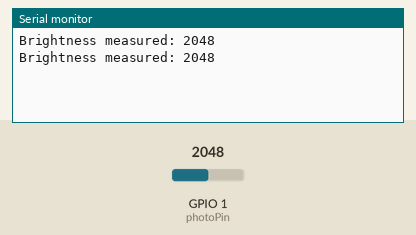
Simulated run of this sketch. Board: ESP32. On the bench: the last lines printed to the serial monitor. The test bench sets the inputs (shaded band); at power-on: GPIO 1 (photoPin) = 2048.

Above: at 1.2 s.
1.3 s: GPIO 1 (photoPin) set to 2866
At 1.3 s:
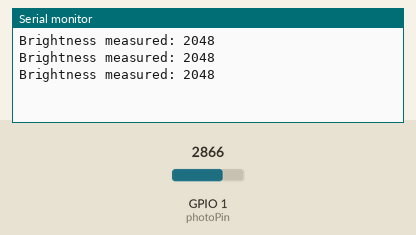
2.8 s: GPIO 1 (photoPin) set to 3603
At 3.2 s:
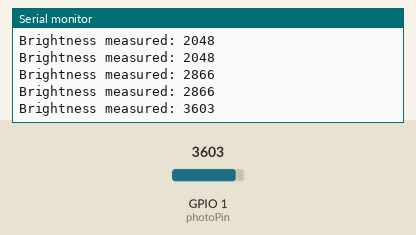
Timing chart, 0 to 5.8 s (numbered marks = the images above; inputs shaded):
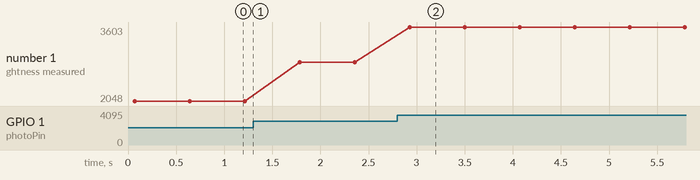

Measured:
- after the input at 2.8 s, the serial monitor: prints a new line after 0.13 s (image 2)
- plotted number 1: 2048 → 2866 after the input at 1.3 s, 2866 → 3603 after the input at 2.8 s

The sketch:

test_brightness.ino
```cpp
#include <Arduino.h>

const int photoPin = 1; // Use an ADC1 pin (32-39)
const int samples = 64;  // Number of samples for averaging

void setup() {
  Serial.begin(115200);
  analogSetAttenuation(ADC_11db); // Allows measuring up to ~3.1V
}

void loop() {
  long sum = 0;

  // 1. Average multiple readings to eliminate noise
  for(int i = 0; i < samples; i++) {
    sum += analogRead(photoPin);
    delay(1);
  }

  int averageValue = sum / samples;

  Serial.printf("Brightness measured: %d\n", averageValue);

  delay(500);
}
```
